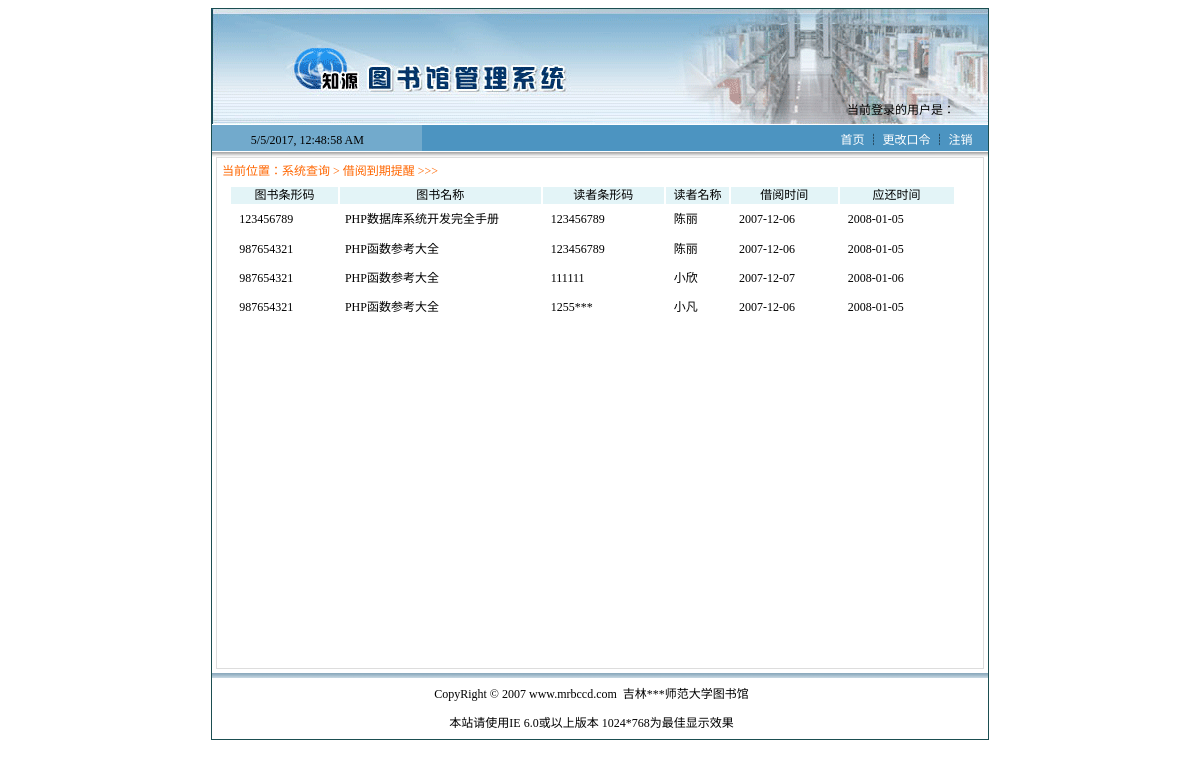
Screenshot of /bremind.php with the database file from the repository.
### tables this page shows
CREATE TABLE IF NOT EXISTS `tb_bookinfo` (
  `barcode` varchar(30) DEFAULT NULL,
  `bookname` varchar(70) DEFAULT NULL,
  `typeid` int(10) unsigned DEFAULT NULL,
  `author` varchar(30) DEFAULT NULL,
  `translator` varchar(30) DEFAULT NULL,
  `ISBN` varchar(20) DEFAULT NULL,
  `price` float(8,2) DEFAULT NULL,
  `page` int(10) unsigned DEFAULT NULL,
  `bookcase` int(10) unsigned DEFAULT NULL,
  `storage` int(10) unsigned DEFAULT NULL,
  `inTime` date DEFAULT NULL,
  `operator` varchar(30) DEFAULT NULL,
  `del` tinyint(1) DEFAULT '0',
  `id` int(11) NOT NULL AUTO_INCREMENT,
  PRIMARY KEY (`id`)
);

CREATE TABLE IF NOT EXISTS `tb_reader` (
  `id` int(10) unsigned NOT NULL AUTO_INCREMENT,
  `name` varchar(20) DEFAULT NULL,
  `sex` varchar(4) DEFAULT NULL,
  `barcode` varchar(30) DEFAULT NULL,
  `vocation` varchar(50) DEFAULT NULL,
  `birthday` date DEFAULT NULL,
  `paperType` varchar(10) DEFAULT NULL,
  `paperNO` varchar(20) DEFAULT NULL,
  `tel` varchar(20) DEFAULT NULL,
  `email` varchar(100) DEFAULT NULL,
  `createDate` date DEFAULT NULL,
  `operator` varchar(30) DEFAULT NULL,
  `remark` mediumtext,
  `typeid` int(11) DEFAULT NULL,
  PRIMARY KEY (`id`)
);

CREATE TABLE IF NOT EXISTS `tb_borrow` (
  `id` int(10) unsigned NOT NULL AUTO_INCREMENT,
  `readerid` int(10) unsigned DEFAULT NULL,
  `bookid` int(10) DEFAULT NULL,
  `borrowTime` date DEFAULT NULL,
  `backTime` date DEFAULT NULL,
  `operator` varchar(30) DEFAULT NULL,
  `ifback` tinyint(1) DEFAULT '0',
  PRIMARY KEY (`id`)
);

### bremind.php (the view, shortened to what this page needs)
<html>
<head>
<link href="CSS/style.css" rel="stylesheet">
</head>
<body>
<table width="776" border="0" align="center" cellpadding="0" cellspacing="0" bgcolor="#FFFFFF" class="tableBorder">
  <tr>
    <td>
	<?php include("navigation.php");?>
	</td>
  </tr>
	<td bgcolor="#FFFFFF">
	<table width="100%"  border="0" cellspacing="0" cellpadding="0" bgcolor="#FFFFFF">
  <tr>
    <td valign="top" bgcolor="#FFFFFF"><table width="99%" height="510"  border="0" align="center" cellpadding="0" cellspacing="0" bgcolor="#FFFFFF" class="tableBorder_gray">
  <tr>
    <td height="510" valign="top" style="padding:5px;"><table width="98%" height="487"  border="0" cellpadding="0" cellspacing="0">
      <tr>
        <td height="22" valign="top" class="word_orange">当前位置：系统查询 &gt; 借阅到期提醒  &gt;&gt;&gt;</td>
      </tr>
      <tr>
        <td align="center" valign="top">
		<?php
		include("conn/conn.php");
		$time=date("Y-m-d");
		$sql=mysqli_query($conn,"select book.barcode,book.bookname,reader.barcode as readerbarcode,reader.name,borr.borrowTime,borr.backTime,borr.ifback from tb_bookinfo book join tb_borrow  as borr on book.id=borr.bookid join tb_reader as reader on borr.readerid=reader.id  where borr.backTime<='$time' and borr.ifback=0");
		$info=mysqli_fetch_array($sql);
		if($info==false){
		?>
		 <table width="100%" height="30"  border="0" cellpadding="0" cellspacing="0">
            <tr>
              <td height="36" align="center">暂无到期提醒信息！</td>
            </tr>
          </table>
          <?php
			}else{
		  ?>
          <table width="98%"  border="1" cellpadding="0" cellspacing="0" bordercolor="#FFFFFF" bordercolordark="#D2E3E6" bordercolorlight="#FFFFFF">
  <tr align="center" bgcolor="#e3F4F7">
    <td width="15%">图书条形码</td>
    <td width="28%">图书名称</td>
    <td width="17%">读者条形码</td>
    <td width="9%">读者名称</td>
    <td width="15%">借阅时间</td>
    <td width="16%">应还时间</td>
    </tr>
<?php
  do{
?>
  <tr>
    <td style="padding:5px;">&nbsp;<?php echo $info[barcode];?></td>
    <td style="padding:5px;"><?php echo $info[bookname];?></td>
    <td style="padding:5px;">&nbsp;<?php echo $info[readerbarcode];?></td>
    <td style="padding:5px;">&nbsp;<?php echo $info[name];?></td>
    <td style="padding:5px;">&nbsp;<?php echo $info[borrowTime];?></td>
    <td style="padding:5px;">&nbsp;<?php echo $info[backTime];?></td>
    </tr>
<?php
  }while($info=mysqli_fetch_array($sql));
}
?>
</table></td>
      </tr>
    </table>
</td>
  </tr>
</table><?php include("copyright.php");?></td>
  </tr>
</table>
</td>
</table>
</body>
</html>

### css/style.css (style rules this page uses)
td { font-size: 9pt; line-height:144%; }
.word_orange { font-size: 9pt; color: #FF6600; }
.tableBorder { border: #1B4E51 1px solid }
.tableBorder_gray { border: #DDDDDD 1px solid }

### rows the page displays
tb_bookinfo: barcode "123456789", bookname "PHP数据库系统开发完全手册", tb_reader.barcode "123456789", tb_reader.name "陈丽", tb_borrow.borrowTime "2007-12-06", tb_borrow.backTime "2008-01-05"
tb_bookinfo: barcode "987654321", bookname "PHP函数参考大全", tb_reader.barcode "123456789", tb_reader.name "陈丽", tb_borrow.borrowTime "2007-12-06", tb_borrow.backTime "2008-01-05", tb_reader.barcode "111111", tb_reader.name "小欣", tb_borrow.borrowTime "2007-12-07", tb_borrow.backTime "2008-01-06", tb_reader.barcode "1255***", tb_reader.name "小凡"
